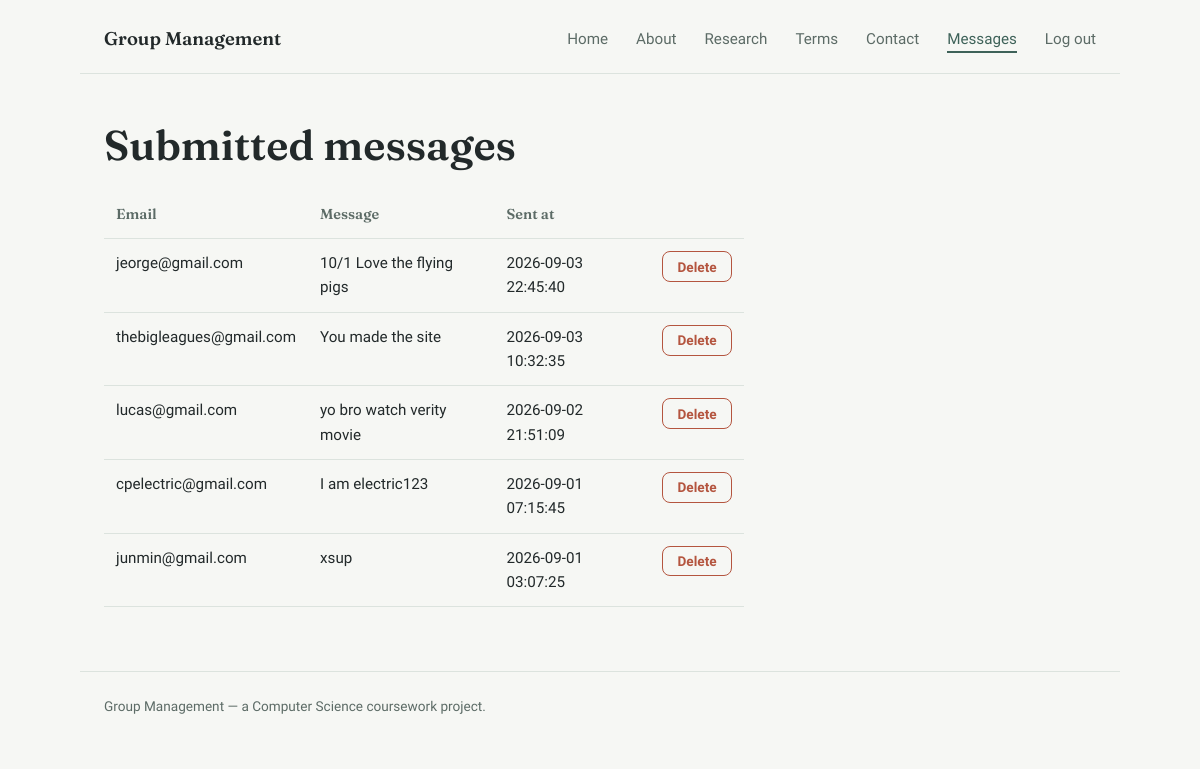
/messages (signed in), run on an earlier commit of the app's database.
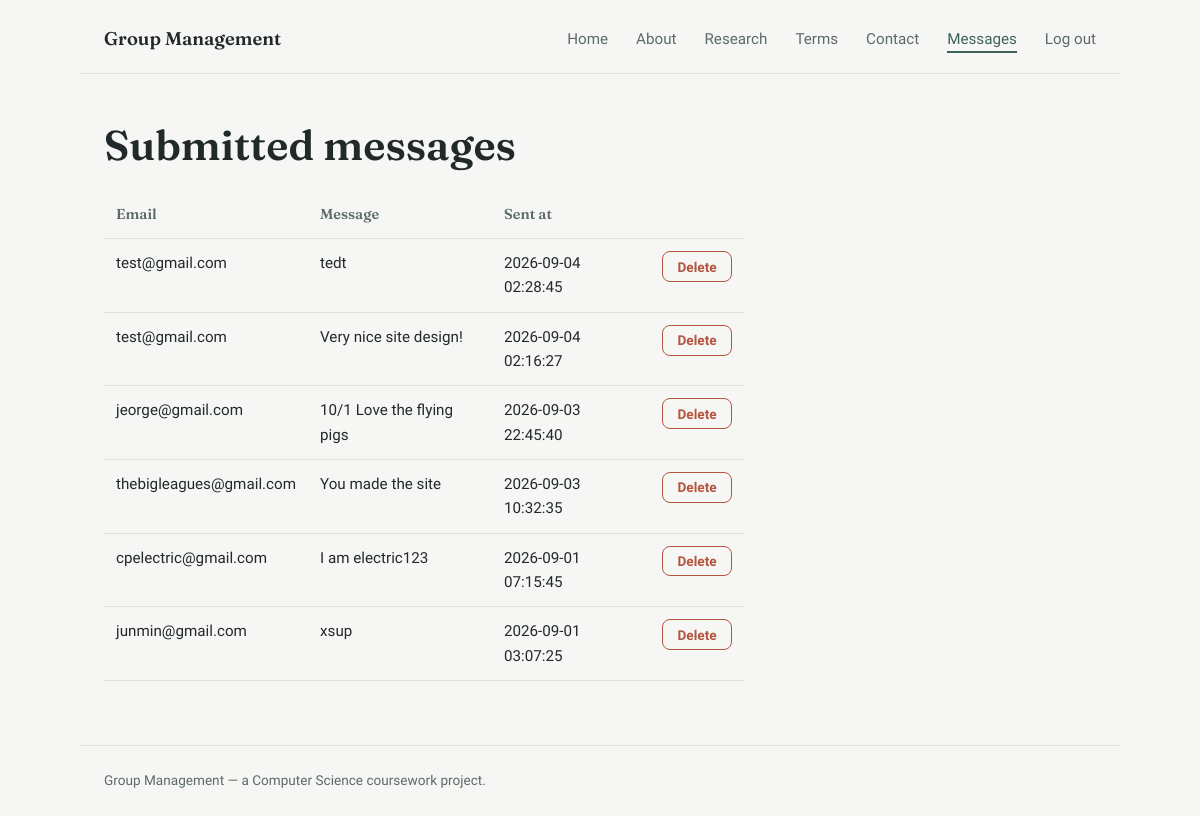
And on a later commit of the database.
### tables this page shows
CREATE TABLE messages (
            id INTEGER PRIMARY KEY AUTOINCREMENT,
            email TEXT NOT NULL,
            message TEXT NOT NULL,
            timestamp TEXT DEFAULT CURRENT_TIMESTAMP
        );

### app.py (the view)
@app.route('/messages')
@login_required
def messages():
    all_messages = get_all_messages()
    return render_template('messages.html', messages=all_messages)

### app.py (called while the page is built)
def login_required(view_function):
    @wraps(view_function)
    def wrapper(*args, **kwargs):
        if not session.get('logged_in'):
            return redirect(url_for('login'))
        return view_function(*args, **kwargs)
    return wrapper

### database.py (called while the page is built)
def get_db_connection():
    conn = sqlite3.connect(DATABASE_NAME)
    conn.row_factory = sqlite3.Row
    return conn

def get_all_messages():
    conn = get_db_connection()
    messages = conn.execute(
        "SELECT * FROM messages ORDER BY timestamp DESC"
    ).fetchall()
    conn.close()
    return messages

### template/messages.html (shortened to what this page needs)
{% extends "base.html" %}
{% block content %}
<h1>Submitted messages</h1>
<section class="prose">
    {% if messages %}
        <table class="table">
            <thead>
                <tr>
                    <th>Email</th>
                    <th>Message</th>
                    <th>Sent at</th>
                    <th></th>
                </tr>
            </thead>
            <tbody>
                {% for m in messages %}
                <tr>
                    <td>{{ m['email'] }}</td>
                    <td>{{ m['message'] }}</td>
                    <td>{{ m['timestamp'] }}</td>
                    <td>
                        <form action="{{ url_for('delete_message_route', message_id=m['id']) }}" method="POST" onsubmit="return confirm('Delete this message?');">
                            <button type="submit" class="btn btn-danger btn-small">Delete</button>
                        </form>
                    </td>
                </tr>
                {% endfor %}
            </tbody>
        </table>
    {% else %}
        <p class="empty-state">No messages have been submitted yet.</p>
    {% endif %}
</section>
{% endblock %}

### template/base.html (shortened to what this page needs)
<!DOCTYPE html>
<html lang="en">
<head>
    <link rel="stylesheet" href="{{ url_for('static', filename='style.css') }}">
</head>
<body>
    <nav class="navbar">
        <a href="{{ url_for('home') }}" class="logo">Group Management</a>
        <ul class="nav-links">
            <li><a href="{{ url_for('home') }}" class="{{ 'is-active' if request.path == '/' else '' }}">Home</a></li>
            <li><a href="{{ url_for('about') }}" class="{{ 'is-active' if request.path == '/about' else '' }}">About</a></li>
            <li><a href="{{ url_for('research') }}" class="{{ 'is-active' if request.path == '/research' else '' }}">Research</a></li>
            <li><a href="{{ url_for('terms') }}" class="{{ 'is-active' if request.path == '/terms' else '' }}">Terms</a></li>
            <li><a href="{{ url_for('contact') }}" class="{{ 'is-active' if request.path == '/contact' else '' }}">Contact</a></li>
            <li><a href="{{ url_for('messages') }}" class="{{ 'is-active' if request.path == '/messages' else '' }}">Messages</a></li>
            {% if session.get('logged_in') %}
            <li><a href="{{ url_for('logout') }}">Log out</a></li>
            {% endif %}
        </ul>
    </nav>
    <main class="page">
        {% block content %}{% endblock %}
    </main>
    <footer class="site-footer">
        <p>Group Management &mdash; a Computer Science coursework project.</p>
    </footer>
</body>
</html>

### static/style.css (style rules this page uses)
:root { --color-bg: #F6F7F4; --color-surface: #FFFFFF; --color-text: #22292A; --color-text-muted: #5C6B66; --color-primary: #3E6259; --color-primary-hover: #2F4C45; --color-accent: #E0A458; --color-border: #DCE3DE; --color-danger: #B4553F; --color-danger-hover: #93432F; --color-success-bg: #E3EEE8; --color-success-text: #2F4C45; --color-error-bg: #F5E4DE; --color-error-text: #8A3E28; --font-heading: 'Fraunces', Georgia, serif; --font-body: 'Work Sans', -apple-system, BlinkMacSystemFont, sans-serif; --max-width: 1040px; --radius: 8px; }
* { box-sizing: border-box; }
html, body { margin: 0; padding: 0; }
body { background-color: var(--color-bg); color: var(--color-text); font-family: var(--font-body); font-size: 17px; line-height: 1.6; -webkit-font-smoothing: antialiased; }
h1, h2, h3 { font-family: var(--font-heading); font-weight: 500; line-height: 1.15; margin: 0 0 0.5em 0; color: var(--color-text); }
h1 { font-size: 2.6rem; font-weight: 600; }
p { margin: 0 0 1em 0; max-width: 65ch; }
a { color: var(--color-primary); text-decoration: none; }
.navbar { display: flex; align-items: center; justify-content: space-between; max-width: var(--max-width); margin: 0 auto; padding: 1.5rem 1.5rem 1.25rem; border-bottom: 1px solid var(--color-border); }
.logo { font-family: var(--font-heading); font-size: 1.15rem; font-weight: 600; color: var(--color-text); }
.nav-links { list-style: none; display: flex; gap: 1.75rem; margin: 0; padding: 0; }
.nav-links a { color: var(--color-text-muted); font-size: 0.95rem; font-weight: 500; padding-bottom: 0.2rem; border-bottom: 2px solid transparent; }
.nav-links a.is-active { color: var(--color-primary); border-bottom-color: var(--color-primary); }
.page { max-width: var(--max-width); margin: 0 auto; padding: 3rem 1.5rem 4rem; }
.prose { max-width: 640px; }
.btn { display: inline-block; font-family: var(--font-body); font-size: 0.95rem; font-weight: 600; padding: 0.7rem 1.4rem; border-radius: var(--radius); border: none; cursor: pointer; transition: background-color 0.15s ease; }
.btn-danger { background-color: transparent; color: var(--color-danger); border: 1px solid var(--color-danger); }
.btn-small { padding: 0.4rem 0.9rem; font-size: 0.85rem; }
.table { width: 100%; border-collapse: collapse; text-align: left; font-size: 0.95rem; }
.table th { font-family: var(--font-heading); font-weight: 600; font-size: 0.9rem; color: var(--color-text-muted); padding: 0.75rem; border-bottom: 1px solid var(--color-border); }
.table td { padding: 0.75rem; border-bottom: 1px solid var(--color-border); vertical-align: top; }
.site-footer { max-width: var(--max-width); margin: 0 auto; padding: 1.5rem; border-top: 1px solid var(--color-border); color: var(--color-text-muted); font-size: 0.85rem; }
.site-footer p { margin: 0; }

What changed in the data, as far as the page shows it:
removed messages: email "lucas@gmail.com", message "yo bro watch verity movie", timestamp "2026-09-02 21:51:09"
added messages: email "test@gmail.com", message "tedt", timestamp "2026-09-04 02:28:45"
added messages: email "test@gmail.com", message "Very nice site design!", timestamp "2026-09-04 02:16:27"
